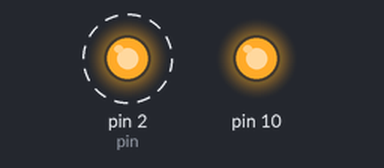
Simulated run of this sketch. Board: Arduino Uno, built with avr-gcc and run on an emulated ATmega328P. On the bench: output pins drawn as LEDs (lit = HIGH). Dashed ring = blinking. What the sketch prints to the serial monitor is not drawn.

Above: at 0.6 s.
Timing chart, 0 to 5.1 s (numbered marks = the images above):
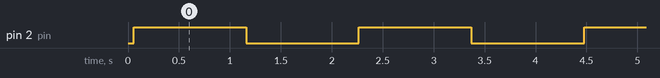

Measured:
- by itself, pin 2 (pin): alternates HIGH for 1.1 s and LOW for 1.1 s

The sketch:

spi.ino
```cpp
#include <SPI.h>

#define pin 2

int pls = 100;
byte state = LOW;

void setup() {
  pinMode(pin, OUTPUT);
  digitalWrite(pin, LOW);

  Serial.begin(9600);

  SPI.begin();
}

void loop() {

  String mess1;
  mess1 = messageToByte("L");
  sendMessage(mess1);
  delay(1000);
}

void sendMessage(String message) {
  //Serial.println("send message " + message);

  String out = byteTurn(message);

  for(int i = 0; i < out.length(); i++) {
    String state;
    state = out[i];
    Serial.print(String(state));

    if(state == "a") {
      send00();
      delay(25);
    } else if(state == "b") {
      send01();
      delay(25);
    } else if(state == "c") {
      send10();
      delay(25);
    } else if(state == "d") {
      send11();
      delay(25);
    }
  }
  Serial.println();

}

String byteTurn(String message) {
  //Serial.println("byte turn " + message);

  String outMessage, bm, state;

  for(int i = 0; i < message.length(); i+=2) {

    bm = "" + String(message[i]) + String(message[i+1]);
    outMessage = outMessage + message[i] + message[i+1];
    //Serial.println(outMessage);
    //Serial.println(bm);

    if(bm == "00") {
      state = state + "a";
    } else if(bm == "01") {
      state = state + "b";
    } else if(bm == "10") {
      state = state + "c";
    } else if(bm == "11") {
      state = state + "d";
    }
  }

  return state;
  //Serial.println(outMessage);
}
String messageToByte(String message) {

  String byteString;
  byte bytes;

  for(int i=0; i<message.length(); i++){

   char chr = message.charAt(i);

   for(int i=7; i>=0; i--){
     bytes = bitRead(chr,i);
     byteString = byteString + String(bytes);
     //Serial.print(bytes, BIN);
     //Serial.print(byteString);
   }

   //Serial.println("");

  }
  return byteString;
}
void send0() {
  state = !state;
  digitalWrite(pin, state);
  delayMicroseconds(pls << 1);
}

void send1() {
  digitalWrite(pin, state);
  delayMicroseconds(pls);
  digitalWrite(pin, !state);
  delayMicroseconds(pls);
}

void send01() {
  send0();
  send1();
}

void send10() {
  send1();
  delay(10);
  send0();
}

void send00() {
  send0();
  delayMicroseconds(pls);
}

void send11() {
  send1();
  send1();
}
```
